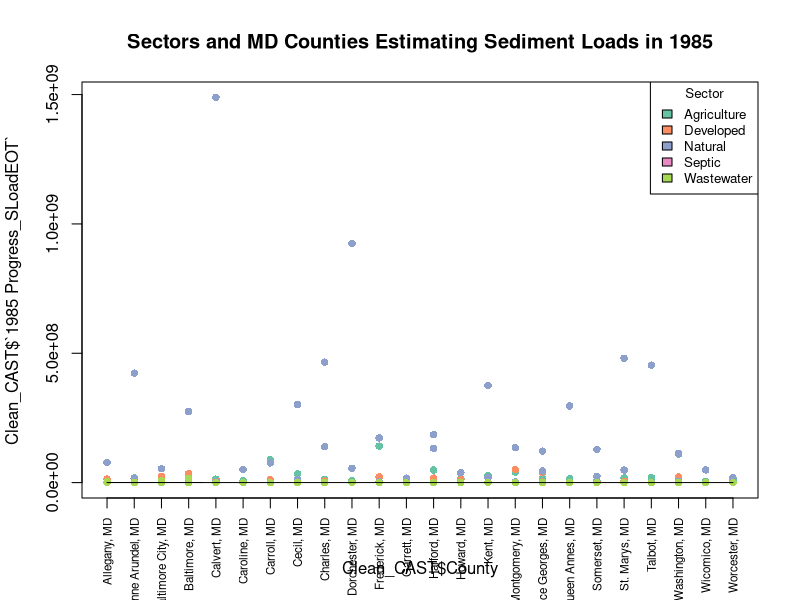
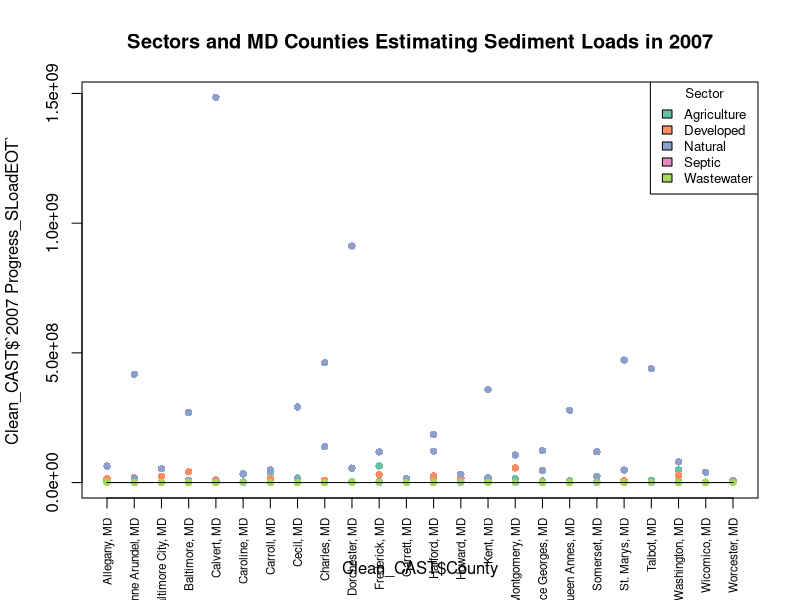
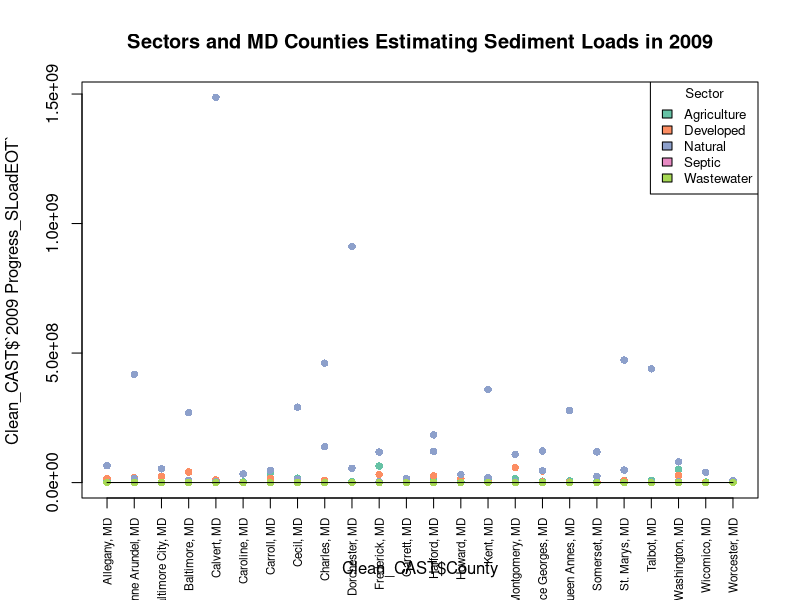
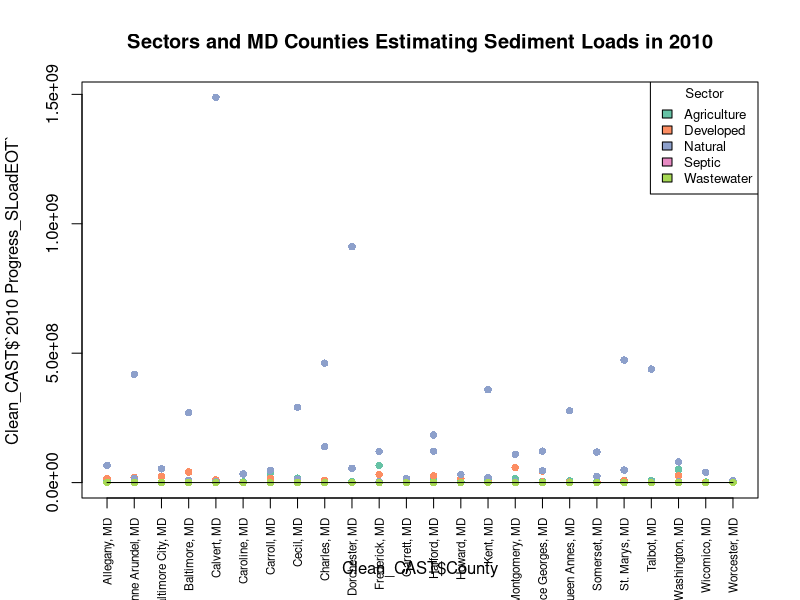
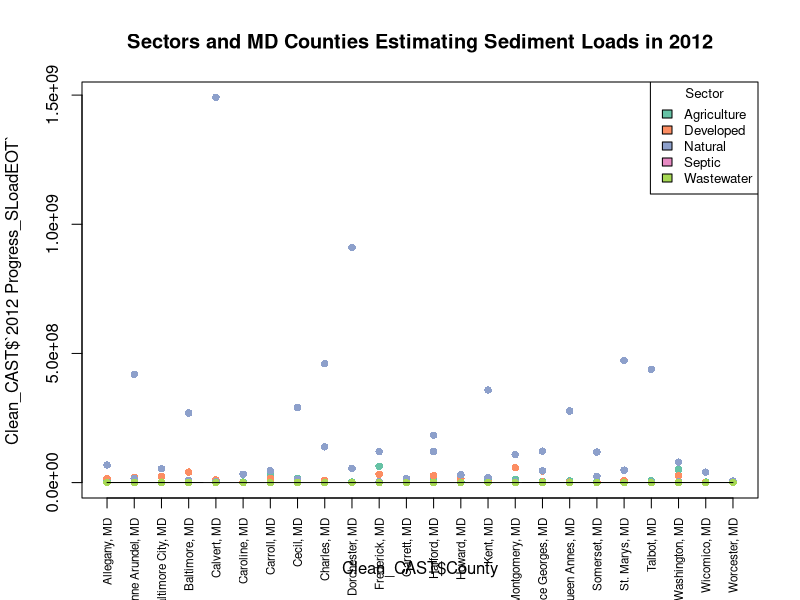

The R script that drew these images, in order: (Note: this script raises an error after producing the figures.)
################################ Final Code Project#####################################
getwd()
setwd("C:/GitHub/shafersa/Final")

library(readxl)
CastScalingdown <- read_excel("CastScalingdown.xlsx", 
                              sheet = "Major Source - Fed vs NonFed")
View(CastScalingdown)
Clean_CAST<-CastScalingdown [, - (7:36) ]
colnames(Clean_CAST)

install.packages("RColorBrewer")
library(RColorBrewer)

Clean_CAST$`Source Sector` <- factor(Clean_CAST$`Source Sector`)
Clean_CAST$County <- factor(Clean_CAST$County)

# Check unique levels in 'Sector' (5 levels)
num_sectors <- length(levels(Clean_CAST$`Source Sector`))
print(paste("Number of unique sectors:", num_sectors))

# Ensure that there are enough colors for each sector (5 in this case)
color_palette <- brewer.pal(min(num_sectors, 12), "Set2")  # Set3 has 12 colors, use as many as needed

# Create the plot with color assignment for sectors
scatter.smooth(x = Clean_CAST$County,
     y = Clean_CAST$`1985 Progress_SLoadEOT`,
     col = color_palette[as.numeric(Clean_CAST$`Source Sector`)],  # Ensure color is mapped using numeric version of 'Sector'
     pch = 16,
     xaxt = 'n',
     main = "Sectors and MD Counties Estimating Sediment Loads in 1985")  # Suppress default x-axis for customization
    ylab= "Esimated Sediment Loads from 1985"
# Custom x-axis with geography (county) names
axis(1, at = 1:length(levels(Clean_CAST$County)), 
     labels = levels(Clean_CAST$County),  
     las = 2,  # Rotate labels for better readability
     cex.axis = 0.7)  # Adjust the size of axis labels

# Add a legend to show sector-color mapping
legend("topright",                               
       legend = levels(Clean_CAST$`Source Sector`),  
       fill = color_palette[1:num_sectors],  # Match the number of colors to sectors
       cex = 0.8,                               
       title = "Sector")

################################################################################################

Clean_CAST$Sector <- factor(Clean_CAST$`Source Sector`)
Clean_CAST$Geography <- factor(Clean_CAST$County)

# Check unique levels in 'Sector' (5 levels)
num_sectors <- length(levels(Clean_CAST$`Source Sector`))
print(paste("Number of unique sectors:", num_sectors))

# Ensure that there are enough colors for each sector (5 in this case)
color_palette <- brewer.pal(min(num_sectors, 12), "Set2")  # Set3 has 12 colors, use as many as needed

# Create the plot with color assignment for sectors
scatter.smooth(x = Clean_CAST$County,
               y = Clean_CAST$`2007 Progress_SLoadEOT`,
               col = color_palette[as.numeric(Clean_CAST$`Source Sector`)],  # Ensure color is mapped using numeric version of 'Sector'
               pch = 16,
               xaxt = 'n',
               main = "Sectors and MD Counties Estimating Sediment Loads in 2007")  # Suppress default x-axis for customization
ylab= "Esimated Sediment Loads from 2007"
# Custom x-axis with geography (county) names
axis(1, at = 1:length(levels(Clean_CAST$County)), 
     labels = levels(Clean_CAST$County),  
     las = 2,  # Rotate labels for better readability
     cex.axis = 0.7)  # Adjust the size of axis labels

# Add a legend to show sector-color mapping
legend("topright",                               
       legend = levels(Clean_CAST$`Source Sector`),  
       fill = color_palette[1:num_sectors],  # Match the number of colors to sectors
       cex = 0.8,                               
       title = "Sector")

#############################################################################################

Clean_CAST$Sector <- factor(Clean_CAST$`Source Sector`)
Clean_CAST$Geography <- factor(Clean_CAST$County)

# Check unique levels in 'Sector' (5 levels)
num_sectors <- length(levels(Clean_CAST$`Source Sector`))
print(paste("Number of unique sectors:", num_sectors))

# Ensure that there are enough colors for each sector (5 in this case)
color_palette <- brewer.pal(min(num_sectors, 12), "Set2")  # Set3 has 12 colors, use as many as needed

# Create the plot with color assignment for sectors
scatter.smooth(x = Clean_CAST$County,
               y = Clean_CAST$`2009 Progress_SLoadEOT`,
               col = color_palette[as.numeric(Clean_CAST$`Source Sector`)],  # Ensure color is mapped using numeric version of 'Sector'
               pch = 16,
               xaxt = 'n',
               main = "Sectors and MD Counties Estimating Sediment Loads in 2009")  # Suppress default x-axis for customization
ylab= "Esimated Sediment Loads from 1985"
# Custom x-axis with geography (county) names
axis(1, at = 1:length(levels(Clean_CAST$County)), 
     labels = levels(Clean_CAST$County),  
     las = 2,  # Rotate labels for better readability
     cex.axis = 0.7)  # Adjust the size of axis labels

# Add a legend to show sector-color mapping
legend("topright",                               
       legend = levels(Clean_CAST$`Source Sector`),  
       fill = color_palette[1:num_sectors],  # Match the number of colors to sectors
       cex = 0.8,                               
       title = "Sector")
###########################################################################################################
Clean_CAST$Sector <- factor(Clean_CAST$`Source Sector`)
Clean_CAST$Geography <- factor(Clean_CAST$County)

# Check unique levels in 'Sector' (5 levels)
num_sectors <- length(levels(Clean_CAST$`Source Sector`))
print(paste("Number of unique sectors:", num_sectors))

# Ensure that there are enough colors for each sector (5 in this case)
color_palette <- brewer.pal(min(num_sectors, 12), "Set2")  # Set3 has 12 colors, use as many as needed

# Create the plot with color assignment for sectors
scatter.smooth(x = Clean_CAST$County,
               y = Clean_CAST$`2010 Progress_SLoadEOT`,
               col = color_palette[as.numeric(Clean_CAST$`Source Sector`)],  # Ensure color is mapped using numeric version of 'Sector'
               pch = 16,
               xaxt = 'n',
               main = "Sectors and MD Counties Estimating Sediment Loads in 2010")  # Suppress default x-axis for customization
# Custom x-axis with geography (county) names
axis(1, at = 1:length(levels(Clean_CAST$County)), 
     labels = levels(Clean_CAST$County),  
     las = 2,  # Rotate labels for better readability
     cex.axis = 0.7)  # Adjust the size of axis labels

# Add a legend to show sector-color mapping
legend("topright",                               
       legend = levels(Clean_CAST$`Source Sector`),  
       fill = color_palette[1:num_sectors],  # Match the number of colors to sectors
       cex = 0.8,                               
       title = "Sector")
################################################################################################

Clean_CAST$Sector <- factor(Clean_CAST$`Source Sector`)
Clean_CAST$Geography <- factor(Clean_CAST$County)

# Check unique levels in 'Sector' (5 levels)
num_sectors <- length(levels(Clean_CAST$`Source Sector`))
print(paste("Number of unique sectors:", num_sectors))

# Ensure that there are enough colors for each sector (5 in this case)
color_palette <- brewer.pal(min(num_sectors, 12), "Set2")  # Set3 has 12 colors, use as many as needed

# Create the plot with color assignment for sectors
scatter.smooth(x = Clean_CAST$County,
               y = Clean_CAST$`2012 Progress_SLoadEOT`,
               col = color_palette[as.numeric(Clean_CAST$`Source Sector`)],  # Ensure color is mapped using numeric version of 'Sector'
               pch = 16,
               xaxt = 'n',
               main = "Sectors and MD Counties Estimating Sediment Loads in 2012")  # Suppress default x-axis for customization
# Custom x-axis with geography (county) names
axis(1, at = 1:length(levels(Clean_CAST$County)), 
     labels = levels(Clean_CAST$County),  
     las = 2,  # Rotate labels for better readability
     cex.axis = 0.7)  # Adjust the size of axis labels

# Add a legend to show sector-color mapping
legend("topright",                               
       legend = levels(Clean_CAST$`Source Sector`),  
       fill = color_palette[1:num_sectors],  # Match the number of colors to sectors
       cex = 0.8,                               
       title = "Sector")

##############################################################################################
library(readr)
Chesapeake_Bay_Pollution_Loads_Sediment_20241121 <- read_csv("Chesapeake_Bay_Pollution_Loads_-_Sediment_20241121.csv")
View(Chesapeake_Bay_Pollution_Loads_Sediment_20241121)
colnames(MD_Sed_Loads)
MD_Sed_Loads_1<-Chesapeake_Bay_Pollution_Loads_Sediment_20241121 [,-(13:18)]
MD_Sed_Loads<-MD_Sed_Loads_1 [,-(2)]
MD_Sed_Loads$`Source Sector` <- factor(MD_Sed_Loads$`Source Sector`)
MD_Sed_Loads$County <- factor(MD_Sed_Loads$County)

# Check unique levels in 'Sector' (5 levels)
num_sectors <- length(levels(MD_Sed_Loads$`Source Sector`))
print(paste("Number of unique sectors:", num_sectors))

# Ensure that there are enough colors for each sector (5 in this case)
color_palette <- brewer.pal(min(num_sectors, 12), "Dark2")  # Set3 has 12 colors, use as many as needed

# Create the plot with color assignment for sectors
scatter.smooth(x = MD_Sed_Loads$County,
               y = MD_Sed_Loads$`Total Sediment, 1985 (T)`,
               col = color_palette[as.numeric(MD_Sed_Loads$`Source Sector`)],  # Ensure color is mapped using numeric version of 'Sector'
               pch = 16,
               xaxt = 'n',
               main = "Sectors and MD Counties Estimating True Loads in 1985")  # Suppress default x-axis for customization
# Custom x-axis with geography (county) names
axis(1, at = 1:length(levels(MD_Sed_Loads$County)), 
     labels = levels(MD_Sed_Loads$County),  
     las = 2,  # Rotate labels for better readability
     cex.axis = 0.7)  # Adjust the size of axis labels

# Add a legend to show sector-color mapping
legend("topright",                               
       legend = levels(MD_Sed_Loads$`Source Sector`),  
       fill = color_palette[1:num_sectors],  # Match the number of colors to sectors
       cex = 0.8,                               
       title = "Sector")

##################################################################################################
MD_Sed_Loads$`Source Sector` <- factor(MD_Sed_Loads$`Source Sector`)
MD_Sed_Loads$County <- factor(MD_Sed_Loads$County)

# Check unique levels in 'Sector' (5 levels)
num_sectors <- length(levels(MD_Sed_Loads$`Source Sector`))
print(paste("Number of unique sectors:", num_sectors))

# Ensure that there are enough colors for each sector (5 in this case)
color_palette <- brewer.pal(min(num_sectors, 12), "Dark2")  # Set3 has 12 colors, use as many as needed

# Create the plot with color assignment for sectors
scatter.smooth(x = MD_Sed_Loads$County,
               y = MD_Sed_Loads$`Total Sediment, 2007 (T)`,
               col = color_palette[as.numeric(MD_Sed_Loads$`Source Sector`)],  # Ensure color is mapped using numeric version of 'Sector'
               pch = 16,
               xaxt = 'n',
               main = "Sectors and MD Counties Estimating True Loads in 2007")  # Suppress default x-axis for customization
# Custom x-axis with geography (county) names
axis(1, at = 1:length(levels(MD_Sed_Loads$County)), 
     labels = levels(MD_Sed_Loads$County),  
     las = 2,  # Rotate labels for better readability
     cex.axis = 0.7)  # Adjust the size of axis labels

# Add a legend to show sector-color mapping
legend("topright",                               
       legend = levels(MD_Sed_Loads$`Source Sector`),  
       fill = color_palette[1:num_sectors],  # Match the number of colors to sectors
       cex = 0.8,                               
       title = "Sector")
#################################################################################################
MD_Sed_Loads$`Source Sector` <- factor(MD_Sed_Loads$`Source Sector`)
MD_Sed_Loads$County <- factor(MD_Sed_Loads$County)

# Check unique levels in 'Sector' (5 levels)
num_sectors <- length(levels(MD_Sed_Loads$`Source Sector`))
print(paste("Number of unique sectors:", num_sectors))

# Ensure that there are enough colors for each sector (5 in this case)
color_palette <- brewer.pal(min(num_sectors, 12), "Dark2")  # Set3 has 12 colors, use as many as needed

# Create the plot with color assignment for sectors
scatter.smooth(x = MD_Sed_Loads$County,
               y = MD_Sed_Loads$`Total Sediment, 2009 (T)`,
               col = color_palette[as.numeric(MD_Sed_Loads$`Source Sector`)],  # Ensure color is mapped using numeric version of 'Sector'
               pch = 16,
               xaxt = 'n',
               main = "Sectors and MD Counties Estimating True Loads in 2009")  # Suppress default x-axis for customization
# Custom x-axis with geography (county) names
axis(1, at = 1:length(levels(MD_Sed_Loads$County)), 
     labels = levels(MD_Sed_Loads$County),  
     las = 2,  # Rotate labels for better readability
     cex.axis = 0.7)  # Adjust the size of axis labels

# Add a legend to show sector-color mapping
legend("topright",                               
       legend = levels(MD_Sed_Loads$`Source Sector`),  
       fill = color_palette[1:num_sectors],  # Match the number of colors to sectors
       cex = 0.8,                               
       title = "Sector")
#################################################################################################
MD_Sed_Loads$`Source Sector` <- factor(MD_Sed_Loads$`Source Sector`)
MD_Sed_Loads$County <- factor(MD_Sed_Loads$County)

# Check unique levels in 'Sector' (5 levels)
num_sectors <- length(levels(MD_Sed_Loads$`Source Sector`))
print(paste("Number of unique sectors:", num_sectors))

# Ensure that there are enough colors for each sector (5 in this case)
color_palette <- brewer.pal(min(num_sectors, 12), "Dark2")  # Set3 has 12 colors, use as many as needed

# Create the plot with color assignment for sectors
scatter.smooth(x = MD_Sed_Loads$County,
               y = MD_Sed_Loads$`Total Sediment, 2010 (T)`,
               col = color_palette[as.numeric(MD_Sed_Loads$`Source Sector`)],  # Ensure color is mapped using numeric version of 'Sector'
               pch = 16,
               xaxt = 'n',
               main = "Sectors and MD Counties Estimating True Loads in 2010")  # Suppress default x-axis for customization
# Custom x-axis with geography (county) names
axis(1, at = 1:length(levels(MD_Sed_Loads$County)), 
     labels = levels(MD_Sed_Loads$County),  
     las = 2,  # Rotate labels for better readability
     cex.axis = 0.7)  # Adjust the size of axis labels

# Add a legend to show sector-color mapping
legend("topright",                               
       legend = levels(MD_Sed_Loads$`Source Sector`),  
       fill = color_palette[1:num_sectors],  # Match the number of colors to sectors
       cex = 0.8,                               
       title = "Sector")
#################################################################################################
MD_Sed_Loads$`Source Sector` <- factor(MD_Sed_Loads$`Source Sector`)
MD_Sed_Loads$County <- factor(MD_Sed_Loads$County)

# Check unique levels in 'Sector' (5 levels)
num_sectors <- length(levels(MD_Sed_Loads$`Source Sector`))
print(paste("Number of unique sectors:", num_sectors))

# Ensure that there are enough colors for each sector (5 in this case)
color_palette <- brewer.pal(min(num_sectors, 12), "Dark2")  # Set3 has 12 colors, use as many as needed

# Create the plot with color assignment for sectors
scatter.smooth(x = MD_Sed_Loads$County,
               y = MD_Sed_Loads$`Total Sediment, 2012 (T)`,
               col = color_palette[as.numeric(MD_Sed_Loads$`Source Sector`)],  # Ensure color is mapped using numeric version of 'Sector'
               pch = 16,
               xaxt = 'n',
               main = "Sectors and MD Counties Estimating True Loads in 2012")  # Suppress default x-axis for customization
# Custom x-axis with geography (county) names
axis(1, at = 1:length(levels(MD_Sed_Loads$County)), 
     labels = levels(MD_Sed_Loads$County),  
     las = 2,  # Rotate labels for better readability
     cex.axis = 0.7)  # Adjust the size of axis labels

# Add a legend to show sector-color mapping
legend("topright",                               
       legend = levels(MD_Sed_Loads$`Source Sector`),  
       fill = color_palette[1:num_sectors],  # Match the number of colors to sectors
       cex = 0.8,                               
       title = "Sector")
#################################################################################################

# Check for unique values in the 'County' column from both data sets
unique(Clean_CAST$County)
unique(MD_Sed_Loads$County)

Clean_CAST$County <- tolower(trimws(Clean_CAST$County))
MD_Sed_Loads$County <- tolower(trimws(MD_Sed_Loads$County))

# Check for any whitespace differences
sum(trimws(Clean_CAST$County) != Clean_CAST$County)
sum(trimws(MD_Sed_Loads$County) != MD_Sed_Loads$County)

missing_counties <- setdiff(Clean_CAST$County, MD_Sed_Loads$County)
print(missing_counties)


merged_data <- merge(Clean_CAST, MD_Sed_Loads, by = "County", all=TRUE)

#################################################################################################
colnames(merged_data)
# Extract relevant columns
sediment_data_1985 <- merged_data[, c("County", "1985 Progress_SLoadEOT", "Total Sediment, 1985 (T)")]

# Rename columns for clarity
colnames(sediment_data_1985) <- c("County", "1985 Progress_SLoadEOT", "Total Sediment, 1985 (T)")

# Reshape the data to long format
reshaped_data_1985 <- reshape(sediment_data, 
                         varying = c("1985 Progress_SLoadEOT", "Total Sediment, 1985 (T)"), 
                         v.names = "sediment_load",    # New column for sediment load
                         timevar = "measurement_type",  # Type of measurement (ProgressSLoad EOT or Total Sediment)
                         times = c("1985 Progress_SLoadEOT", "Total Sediment, 1985 (T)"),  # Specify the two measurement types
                         direction = "long")

# Inspect the reshaped data
head(reshaped_data_1985)
# Convert 'County' and 'measurement_type' to factors
reshaped_data_1985$County <- factor(reshaped_data_1985$County)
reshaped_data_1985$measurement_type <- factor(reshaped_data_1985$measurement_type)


# Plot the data: Counties on x-axis, Sediment Load on y-axis
plot(reshaped_data_1985$County, reshaped_data_1985$sediment_load, 
     col = colors[reshaped_data_1985$measurement_type],   # Color points by measurement type
     pch = 19,                                       # Solid points
     xlab = "County", ylab = "Sediment Load",        # Axis labels
     main = "Sediment Load by County (1985)",         # Title
     xaxt = "n",                                      # Disable automatic x-axis labels
     ylim = c(0, max(reshaped_data_1985$sediment_load, na.rm = TRUE) * 1.1))  # Adjust y-axis range

# Customize x-axis labels to show counties
axis(1, at = 1:length(unique(reshaped_data_1985$County)), labels = levels(reshaped_data_1985$County), las = 2)

###################################################################################################
colnames(merged_data)
# Extract relevant columns
sediment_data_2007 <- merged_data[, c("County", "2007 Progress_SLoadEOT", "Total Sediment, 2007 (T)")]

# Rename columns for clarity
colnames(sediment_data_2007) <- c("County", "2007 Progress_SLoadEOT", "Total Sediment, 2007 (T)")

# Reshape the data to long format
reshaped_data_2007 <- reshape(sediment_data, 
                         varying = c("2007 Progress_SLoadEOT", "Total Sediment, 2007 (T)"), 
                         v.names = "sediment_load",    # New column for sediment load
                         timevar = "measurement_type",  # Type of measurement (ProgressSLoad EOT or Total Sediment)
                         times = c("2007 Progress_SLoadEOT", "Total Sediment, 2007 (T)"),  # Specify the two measurement types
                         direction = "long")

# Inspect the reshaped data
head(reshaped_data_2007)
# Convert 'County' and 'measurement_type' to factors
reshaped_data_2007$County <- factor(reshaped_data_2007$County)
reshaped_data_2007$measurement_type <- factor(reshaped_data_2007$measurement_type)

# Plot the data: Counties on x-axis, Sediment Load on y-axis
plot(reshaped_data_2007$County, reshaped_data_2007$sediment_load, 
     col = colors[reshaped_data_2007$measurement_type],   # Color points by measurement type
     pch = 19,                                       # Solid points
     xlab = "County", ylab = "Sediment Load",        # Axis labels
     main = "Sediment Load by County (2007)",         # Title
     xaxt = "n",                                      # Disable automatic x-axis labels
     ylim = c(0, max(reshaped_data_2007$sediment_load, na.rm = TRUE) * 1.1))  # Adjust y-axis range

# Customize x-axis labels to show counties
axis(1, at = 1:length(unique(reshaped_data_2007$County)), labels = levels(reshaped_data_2007$County), las = 2)
###########################################################################################################
colnames(merged_data)
# Extract relevant columns
sediment_data_2009 <- merged_data[, c("County", "2009 Progress_SLoadEOT", "Total Sediment, 2009 (T)")]

# Rename columns for clarity
colnames(sediment_data_2009) <- c("County", "2009 Progress_SLoadEOT", "Total Sediment, 2009 (T)")

# Reshape the data to long format
reshaped_data_2009 <- reshape(sediment_data_2009, 
                              varying = c("2009 Progress_SLoadEOT", "Total Sediment, 2009 (T)"), 
                              v.names = "sediment_load",    # New column for sediment load
                              timevar = "measurement_type",  # Type of measurement (ProgressSLoad EOT or Total Sediment)
                              times = c("2009 Progress_SLoadEOT", "Total Sediment, 2009 (T)"),  # Specify the two measurement types
                              direction = "long")

# Inspect the reshaped data
head(reshaped_data_2009)
# Convert 'County' and 'measurement_type' to factors
reshaped_data_2009$County <- factor(reshaped_data_2009$County)
reshaped_data_2009$measurement_type <- factor(reshaped_data_2009$measurement_type)

# Plot the data: Counties on x-axis, Sediment Load on y-axis
plot(reshaped_data_2009$County, reshaped_data_2009$sediment_load, 
     col = colors[reshaped_data_2009$measurement_type],   # Color points by measurement type
     pch = 19,                                       # Solid points
     xlab = "County", ylab = "Sediment Load",        # Axis labels
     main = "Sediment Load by County (2009)",         # Title
     xaxt = "n",                                      # Disable automatic x-axis labels
     ylim = c(0, max(reshaped_data_2009$sediment_load, na.rm = TRUE) * 1.1))  # Adjust y-axis range

# Customize x-axis labels to show counties
axis(1, at = 1:length(unique(reshaped_data_2009$County)), labels = levels(reshaped_data_2009$County), las = 2)
############################################################################################################
colnames(merged_data)
# Extract relevant columns
sediment_data_2010 <- merged_data[, c("County", "2010 Progress_SLoadEOT", "Total Sediment, 2010 (T)")]

# Rename columns for clarity
colnames(sediment_data_2010) <- c("County", "2010 Progress_SLoadEOT", "Total Sediment, 2010 (T)")

# Reshape the data to long format
reshaped_data_2010 <- reshape(sediment_data_2010, 
                              varying = c("2010 Progress_SLoadEOT", "Total Sediment, 2010 (T)"), 
                              v.names = "sediment_load",    # New column for sediment load
                              timevar = "measurement_type",  # Type of measurement (ProgressSLoad EOT or Total Sediment)
                              times = c("2010 Progress_SLoadEOT", "Total Sediment, 2010 (T)"),  # Specify the two measurement types
                              direction = "long")

# Inspect the reshaped data
head(reshaped_data_2010)
# Convert 'County' and 'measurement_type' to factors
reshaped_data_2010$County <- factor(reshaped_data_2010$County)
reshaped_data_2010$measurement_type <- factor(reshaped_data_2010$measurement_type)

# Plot the data: Counties on x-axis, Sediment Load on y-axis
plot(reshaped_data_2010$County, reshaped_data_2010$sediment_load, 
     col = colors[reshaped_data_2007$measurement_type],   # Color points by measurement type
     pch = 19,                                       # Solid points
     xlab = "County", ylab = "Sediment Load",        # Axis labels
     main = "Sediment Load by County (2010)",         # Title
     xaxt = "n",                                      # Disable automatic x-axis labels
     ylim = c(0, max(reshaped_data_2010$sediment_load, na.rm = TRUE) * 1.1))  # Adjust y-axis range

# Customize x-axis labels to show counties
axis(1, at = 1:length(unique(reshaped_data_2010$County)), labels = levels(reshaped_data_2010$County), las = 2)
##########################################################################################################
colnames(merged_data)
# Extract relevant columns
sediment_data_2012 <- merged_data[, c("County", "2012 Progress_SLoadEOT", "Total Sediment, 2012 (T)")]

# Rename columns for clarity
colnames(sediment_data_2012) <- c("County", "2012 Progress_SLoadEOT", "Total Sediment, 2012 (T)")

# Reshape the data to long format
reshaped_data_2012 <- reshape(sediment_data_2012, 
                              varying = c("2012 Progress_SLoadEOT", "Total Sediment, 2012 (T)"), 
                              v.names = "sediment_load",    # New column for sediment load
                              timevar = "measurement_type",  # Type of measurement (ProgressSLoad EOT or Total Sediment)
                              times = c("2012 Progress_SLoadEOT", "Total Sediment, 2012 (T)"),  # Specify the two measurement types
                              direction = "long")

# Inspect the reshaped data
head(reshaped_data_2012)
# Convert 'County' and 'measurement_type' to factors
reshaped_data_2012$County <- factor(reshaped_data_2012$County)
reshaped_data_2012$measurement_type <- factor(reshaped_data_2012$measurement_type)

# Plot the data: Counties on x-axis, Sediment Load on y-axis
plot(reshaped_data_2012$County, reshaped_data_2012$sediment_load, 
     col = colors[reshaped_data_2007$measurement_type],   # Color points by measurement type
     pch = 19,                                       # Solid points
     xlab = "County", ylab = "Sediment Load",        # Axis labels
     main = "Sediment Load by County (2012)",         # Title
     xaxt = "n",                                      # Disable automatic x-axis labels
     ylim = c(0, max(reshaped_data_2012$sediment_load, na.rm = TRUE) * 1.1))  # Adjust y-axis range

# Customize x-axis labels to show counties
axis(1, at = 1:length(unique(reshaped_data_2012$County)), labels = levels(reshaped_data_2012$County), las = 2)
############################################################################################################

# Check for any missing data in the relevant columns (optional)
sum(is.na(sediment_data_1985$`1985 Progress_SLoadEOT`))  # Check for NAs in the predicted values
sum(is.na(sediment_data_1985$`Total Sediment, 1985 (T)`))  # Check for NAs in the actual values

# Remove rows with missing data (if any) to ensure consistency between the columns
clean_data_1985 <- sediment_data_1985[!is.na(sediment_data_1985$`1985 Progress_SLoadEOT`) &
                                        !is.na(sediment_data_1985$`Total Sediment, 1985 (T)`), ]

# Fit a linear regression model
model <- lm(`Total Sediment, 1985 (T)` ~ `1985 Progress_SLoadEOT`, data = clean_data_1985)

# Print the summary of the model to inspect coefficients and R-squared
model_summary_1985 <- summary(model)
print(model_summary_1985)
## the significant p value represent that my data points are significantly related but the poor R squared value is say that there is a lot of variance between data points meaning that the CAST assessment tool is not doing a great job of predicting sediment loads


# Extract the R-squared value
r_squared <- model_summary_1985$r.squared
print(paste("R-squared: ", round(r_squared, 2)))

# Predict the sediment loads using the model
predicted_values_1985 <- predict(model)

# Plot the predicted vs actual sediment loads
plot(clean_data_1985$`Total Sediment, 1985 (T)`, predicted_values_1985,
     xlab = "Actual Sediment Load (Total Sediment, 1985 (T))",
     ylab = "Predicted Sediment Load (1985 Progress_SLoadEOT)",
     main = paste("Predicted vs Actual Sediment Loads (1985) (R² =", round(r_squared, 2), ")"),
     pch = 19,  # Solid points
     col = "blue")  # Points color

# Add a line representing perfect predictions (where predicted = actual)
abline(a = 0, b = 1, col = "red", lty = 2)  # Line of perfect prediction

############################################################################################################

# Check for any missing data in the relevant columns (optional)
sum(is.na(sediment_data_2007$`2007 Progress_SLoadEOT`))  # Check for NAs in the predicted values
sum(is.na(sediment_data_2007$`Total Sediment, 2007 (T)`))  # Check for NAs in the actual values

# Remove rows with missing data (if any) to ensure consistency between the columns
clean_data_2007 <- sediment_data_2007[!is.na(sediment_data_2007$`2007 Progress_SLoadEOT`) &
                                        !is.na(sediment_data_2007$`Total Sediment, 2007 (T)`), ]

# Fit a linear regression model
model <- lm(`Total Sediment, 2007 (T)` ~ `2007 Progress_SLoadEOT`, data = clean_data_2007)

# Print the summary of the model to inspect coefficients and R-squared
model_summary_2007 <- summary(model)
print(model_summary_2007)
## the significant p value represent that my data points are significantly related but the poor R squared value is say that there is a lot of variance between data points meaning that the CAST assessment tool is not doing a great job of predicting sediment loads


# Extract the R-squared value
r_squared <- model_summary_2007$r.squared
print(paste("R-squared: ", round(r_squared, 2)))

# Predict the sediment loads using the model
predicted_values_2007 <- predict(model)

# Plot the predicted vs actual sediment loads
plot(clean_data_2007$`Total Sediment, 2007 (T)`, predicted_values_2007,
     xlab = "Actual Sediment Load (Total Sediment, 2007 (T))",
     ylab = "Predicted Sediment Load (2007 Progress_SLoadEOT)",
     main = paste("Predicted vs Actual Sediment Loads (2007) (R² =", round(r_squared, 2), ")"),
     pch = 19,  # Solid points
     col = "blue")  # Points color

# Add a line representing perfect predictions (where predicted = actual)
abline(a = 0, b = 1, col = "red", lty = 2)  # Line of perfect prediction



#######################################################################################################################

# Check for any missing data in the relevant columns (optional)
sum(is.na(sediment_data_2009$`2009 Progress_SLoadEOT`))  # Check for NAs in the predicted values
sum(is.na(sediment_data_2009$`Total Sediment, 2009 (T)`))  # Check for NAs in the actual values

# Remove rows with missing data (if any) to ensure consistency between the columns
clean_data_2009 <- sediment_data_2009[!is.na(sediment_data_2009$`2009 Progress_SLoadEOT`) &
                                        !is.na(sediment_data_2009$`Total Sediment, 2009 (T)`), ]

# Fit a linear regression model
model <- lm(`Total Sediment, 2009 (T)` ~ `2009 Progress_SLoadEOT`, data = clean_data_2009)

# Print the summary of the model to inspect coefficients and R-squared
model_summary_2009 <- summary(model)
print(model_summary_2009)
## the significant p value represent that my data points are significantly related but the poor R squared value is say that there is a lot of variance between data points meaning that the CAST assessment tool is not doing a great job of predicting sediment loads


# Extract the R-squared value
r_squared <- model_summary_2009$r.squared
print(paste("R-squared: ", round(r_squared, 2)))

# Predict the sediment loads using the model
predicted_values_2009 <- predict(model)

# Plot the predicted vs actual sediment loads
plot(clean_data_2009$`Total Sediment, 2009 (T)`, predicted_values_2009,
     xlab = "Actual Sediment Load (Total Sediment, 2009 (T))",
     ylab = "Predicted Sediment Load (2009 Progress_SLoadEOT)",
     main = paste("Predicted vs Actual Sediment Loads (2009) (R² =", round(r_squared, 2), ")"),
     pch = 19,  # Solid points
     col = "blue")  # Points color

# Add a line representing perfect predictions (where predicted = actual)
abline(a = 0, b = 1, col = "red", lty = 2)  # Line of perfect prediction


##########################################################################################################

# Check for any missing data in the relevant columns (optional)
sum(is.na(sediment_data_2010$`2010 Progress_SLoadEOT`))  # Check for NAs in the predicted values
sum(is.na(sediment_data_2010$`Total Sediment, 2010 (T)`))  # Check for NAs in the actual values

# Remove rows with missing data (if any) to ensure consistency between the columns
clean_data_2010 <- sediment_data_2010[!is.na(sediment_data_2010$`2010 Progress_SLoadEOT`) &
                                   !is.na(sediment_data_2010$`Total Sediment, 2010 (T)`), ]

# Fit a linear regression model
model <- lm(`Total Sediment, 2010 (T)` ~ `2010 Progress_SLoadEOT`, data = clean_data_2010)

# Print the summary of the model to inspect coefficients and R-squared
model_summary_2010 <- summary(model)
print(model_summary_2010)
## the significant p value represent that my data points are significantly related but the poor R squared value is say that there is a lot of variance between data points meaning that the CAST assessment tool is not doing a great job of predicting sediment loads


# Extract the R-squared value
r_squared <- model_summary_2010$r.squared
print(paste("R-squared: ", round(r_squared, 2)))

# Predict the sediment loads using the model
predicted_values_2010 <- predict(model)

# Plot the predicted vs actual sediment loads
plot(clean_data_2010$`Total Sediment, 2010 (T)`, predicted_values_2010,
     xlab = "Actual Sediment Load (Total Sediment, 2010 (T))",
     ylab = "Predicted Sediment Load (2010 Progress_SLoadEOT)",
     main = paste("Predicted vs Actual Sediment Loads (2010) (R² =", round(r_squared, 2), ")"),
     pch = 19,  # Solid points
     col = "blue")  # Points color

# Add a line representing perfect predictions (where predicted = actual)
abline(a = 0, b = 1, col = "red", lty = 2)  # Line of perfect prediction


##########################################################################################################
# Check for any missing data in the relevant columns (optional)
# Check for any missing data in the relevant columns (optional)
sum(is.na(sediment_data_2012$`2012 Progress_SLoadEOT`))  # Check for NAs in the predicted values
sum(is.na(sediment_data_2012$`Total Sediment, 2012 (T)`))  # Check for NAs in the actual values

# Remove rows with missing data (if any) to ensure consistency between the columns
clean_data_2012 <- sediment_data_2012[!is.na(sediment_data_2012$`2012 Progress_SLoadEOT`) &
                                        !is.na(sediment_data_2012$`Total Sediment, 2012 (T)`), ]

# Fit a linear regression model
model <- lm(`Total Sediment, 2012 (T)` ~ `2012 Progress_SLoadEOT`, data = clean_data_2012)

# Print the summary of the model to inspect coefficients and R-squared
model_summary_2012 <- summary(model)
print(model_summary_2012)
## the significant p value represent that my data points are significantly related but the poor R squared value is say that there is a lot of variance between data points meaning that the CAST assessment tool is not doing a great job of predicting sediment loads


# Extract the R-squared value
r_squared <- model_summary_2012$r.squared
print(paste("R-squared: ", round(r_squared, 2)))

# Predict the sediment loads using the model
predicted_values_2012 <- predict(model)

# Plot the predicted vs actual sediment loads
plot(clean_data_2012$`Total Sediment, 2012 (T)`, predicted_values_2012,
     xlab = "Actual Sediment Load (Total Sediment, 2012 (T))",
     ylab = "Predicted Sediment Load (2012 Progress_SLoadEOT)",
     main = paste("Predicted vs Actual Sediment Loads (2012) (R² =", round(r_squared, 2), ")"),
     pch = 19,  # Solid points
     col = "blue")  # Points color

# Add a line representing perfect predictions (where predicted = actual)
abline(a = 0, b = 1, col = "red", lty = 2)  # Line of perfect prediction

# Optionally, plot the residuals to check for any patterns
residuals_2012 <- residuals(model)
plot(predicted_values_2012, residuals,
     xlab = "Predicted Sediment Load", 
     ylab = "Residuals", 
     main = "Residuals vs Predicted Values (2012)",
     pch = 19, 
     col = "blue")
abline(h = 0, col = "red", lty = 2)  # Horizontal line at 0 for residuals
#################################################################################################
CastScalingdown<-sapply(strsplit(CastScalingdown$Geography, ', '), "[[", 1)
strsplit(CastScalingdown$Geography, ', ')
?strsplit
?merge
merged<-merge(Clean_CAST, MD_Sed_Loads,
      by.x = "Geography" , by.y = "County" , all = FALSE)
